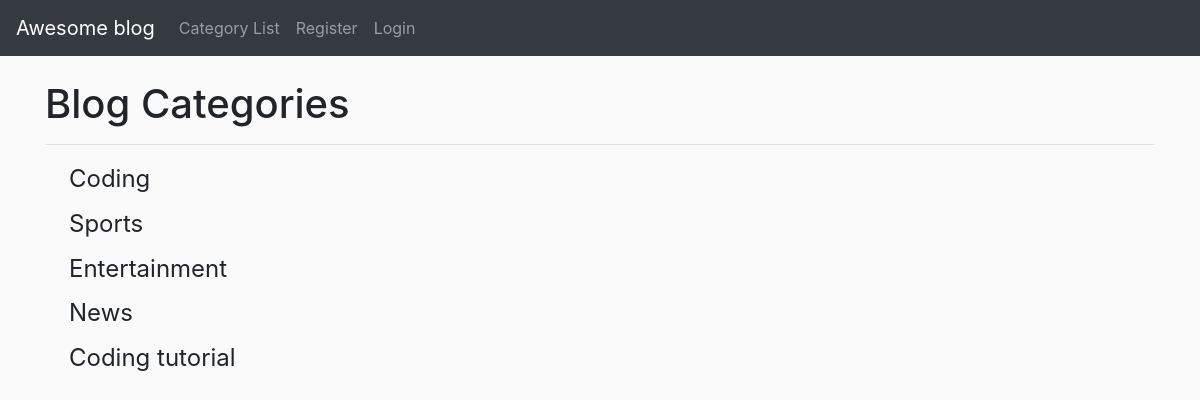
The page /category_list/ on the database as committed earlier.
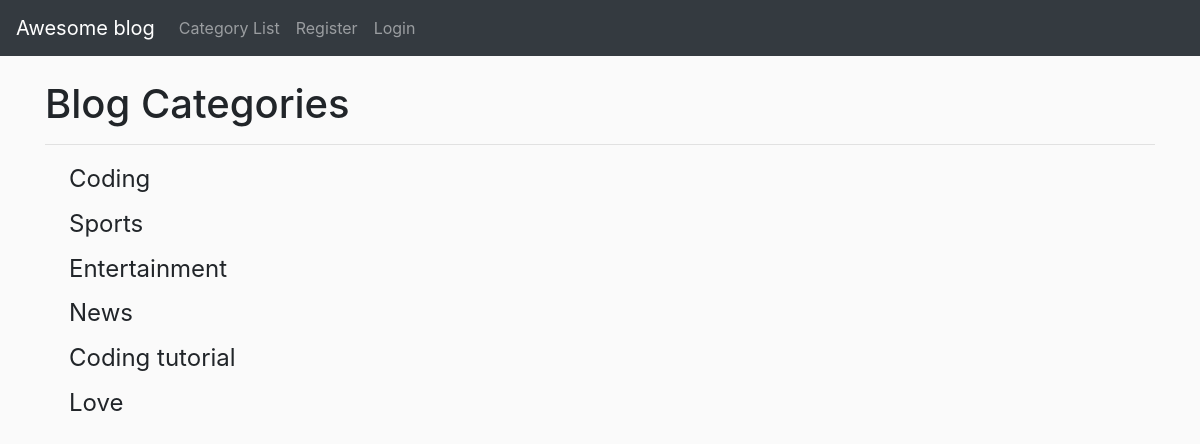
The same page on the database as committed later.
### theblog/models.py (models this page shows, shortened)
class Category(models.Model):
    name = models.CharField(max_length=255)
    def __str__(self):
        return self.name

### theblog/views.py (the view)
# urls.py: path('category_list/',CategoryListView,name='category_list'),
def CategoryListView(request):
    cat_menu_list = Category.objects.all()
    return render(request, 'category_list.html',{'cat_menu_list':cat_menu_list})

### theblog/templates/category_list.html (shortened to what this page needs)
{% extends "base.html" %}
{% block content %}
<h1>Blog Categories</h1><hr>
{% for item in cat_menu_list  %}
<h4><a class="dropdown-item" href="{% url 'category' item|slugify %}">{{item|capfirst}}</a></h4>
{% endfor %}
{% endblock content %}

### theblog/templates/base.html (shortened to what this page needs)
<!doctype html>
<html lang="en">
{% load static %}
<head>
  <link rel="stylesheet" href="https://cdnjs.cloudflare.com/ajax/libs/font-awesome/5.15.1/css/all.min.css">
  <link rel="stylesheet" href="{% static 'css/bootstrap.css' %}">
  <link rel="stylesheet" href="{% static 'css/core0.css' %}">
</head>
<body>
  <nav class="navbar navbar-expand-lg navbar-dark bg-dark">
    <a class="navbar-brand" href="{% url 'home' %}">Awesome blog</a>
    <div class="collapse navbar-collapse" id="navbarSupportedContent">
      <ul class="navbar-nav mr-auto">
        {% if cat_menu %}
        <li class="nav-item dropdown">
          <a class="nav-link dropdown-toggle" href="#" id="navbarDropdown" role="button" data-toggle="dropdown"
            aria-haspopup="true" aria-expanded="false">
            Categories
          </a>
          <div class="dropdown-menu" aria-labelledby="navbarDropdown">
            {% for item in cat_menu  %}
            <a class="dropdown-item" href="{% url 'category' item|slugify %}">{{item}}</a>
            {% endfor %}
          </div>
        </li>
        {% else %}
        <li class="nav-item">
          <a class="nav-link" href="{% url 'category_list' %}">Category List</a>
        </li>
        {% endif %}
        {% if user.is_authenticated %}
        <li class="nav-item">
          <a class="nav-link" href="{% url 'add_post' %}">Add Post</a>
        </li>
        <li class="nav-item">
          <a class="nav-link" href="{% url 'add_category' %}">Add Category</a>
        </li>
        <li class="nav-item dropdown">
          <a class="nav-link dropdown-toggle" href="#" id="navbarDropdown" role="button" data-toggle="dropdown"
            aria-haspopup="true" aria-expanded="false">
            Profile
          </a>
          <div class="dropdown-menu" aria-labelledby="navbarDropdown">
            {% if user.profile.id %}
            <a class="dropdown-item" href="{% url 'edit_profile' user.profile.id %}">Edit Profile page</a>
            <a class="dropdown-item" href="{% url 'show_profile' user.profile.id %}">Show Profile Page</a>
            {% else %}
            <a class="dropdown-item" href="{% url 'create_profile' %}">Create Profile page</a>
            {% endif %}
            <a class="dropdown-item" href="{% url 'user_edit' %}">Edit Settings</a>
          </div>
        </li>
        <li class="nav-item">
          <a class="nav-link" href="{% url 'logout' %}">Logout</a>
        </li>
        {% else %}
        <li class="nav-item">
          <a class="nav-link" href="{% url 'register' %}">Register</a>
        </li>
        <li class="nav-item ">
          <a class="nav-link " href="{% url 'login' %}">Login</a>
        </li>
        {% endif %}
    </div>
  </nav>
  <br>
  <div class="container">
    {% block content %}
    {% endblock content %}
  </div>
</body>
</html>

### theblog/static/css/core0.css (style rules this page uses)
body { background-color: hsl(0, 0%, 98%); }
.navbar-brand { color: aqua; }
li { list-style: none; }

Rows that differ between the two databases and show on the page:
added Category: name "Love"
